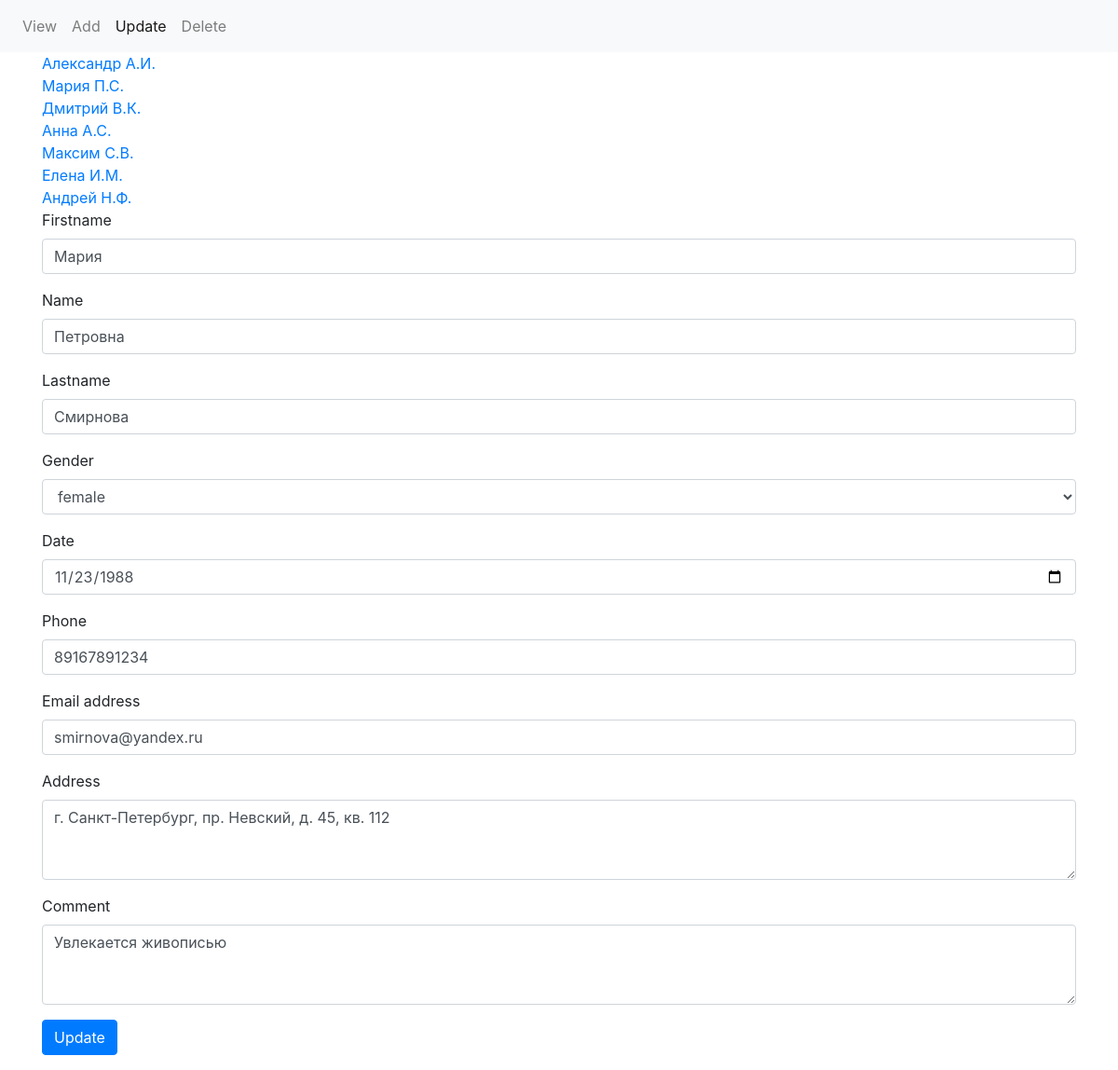
Screenshot of /?p=update&id=2 with the database file from the repository.
### tables this page shows
CREATE TABLE `friends` (
  `id` int(11) NOT NULL,
  `firstname` varchar(256) NOT NULL,
  `name` varchar(256) NOT NULL,
  `lastname` varchar(256) NOT NULL,
  `gender` varchar(256) NOT NULL,
  `date` date NOT NULL,
  `phone` bigint(20) NOT NULL,
  `address` varchar(256) NOT NULL,
  `email` varchar(256) NOT NULL,
  `comment` varchar(256) DEFAULT NULL
);

### update.php (the view, shortened to what this page needs)
<?php
    $sql = 'SELECT `id`, `firstname`,
            LEFT(`name`, 1) N, LEFT(`lastname`, 1) L
            FROM `friends`';
    $res = mysqli_query($connect, $sql);
?>
<div class="container">
    <?php while($row = mysqli_fetch_assoc($res)):?>
        <a href="?p=update&id=<?=$row['id'];?>"><?=$row['firstname'].' '.$row['N'].'.'.$row['L'].'.<br>'?></a>
    <?php endwhile;?>
    <?php if (isset($_GET['id'])) include('form.php');?>
</div>

### form.php (shortened to what this page needs)
<?php
  $sql = 'SELECT * FROM `friends` WHERE `id`='.$_GET['id'];
  $res = mysqli_query($connect, $sql);
  $row = mysqli_fetch_assoc($res);
?>
<form action="index.php" method="POST">
    <div class="form-group">
        <label for="firstname">Firstname</label>
        <input required type="text" class="form-control" id="firstname" name="firstname" value="<?=$row['firstname']?>">
  </div>
  <div class="form-group">
        <label for="name">Name</label>
        <input required type="text" class="form-control" id="name" name="name" value="<?=$row['name']?>">
  </div>
  <div class="form-group">
        <label for="lastname">Lastname</label>
        <input required type="text" class="form-control" id="lastname" name="lastname" value="<?=$row['lastname']?>">
  </div>
  <div class="form-group">
    <label for="gender">Gender</label>
    <select class="form-control" id="gender" name="gender">
      <option <?php if($row['gender'] == 'female') echo 'selected'?>>female</option>
    </select>
  </div>
  <div class="form-group">
        <label for="date">Date</label>
        <input type="date" class="form-control" id="date" name="date" value="<?=$row['date']?>">
  </div>
  <div class="form-group">
        <label for="phone">Phone</label>
        <input required type="tel" class="form-control" id="phone" name="phone" value="<?=$row['phone']?>">
  </div>
  <div class="form-group">
    <label for="email">Email address</label>
    <input required type="email" class="form-control" id="email" placeholder="name@example.com" value="<?=$row['email'];?>" name="email">
  </div>
  <div class="form-group">
    <label for="address">Address</label>
    <textarea required class="form-control" id="address" rows="3" name="address"><?=$row['address']?></textarea>
  </div>
  <div class="form-group">
    <label for="comment">Comment</label>
    <textarea class="form-control" id="comment" rows="3" name="comment"><?=$row['comment']?></textarea>
  </div>
  <button type="submit" class="btn btn-primary mb-3">Update</button>
</form>

### rows the page displays
friends: firstname "Александр", N "А", L "И"
friends: firstname "Мария", N "П", L "С", name "Петровна", lastname "Смирнова", gender "female", date "11/23/1988", phone "89167891234", email "smirnova@yandex.ru", address "г. Санкт-Петербург, пр. Невский, д. 45, кв. 112", comment "Увлекается живописью"
friends: firstname "Дмитрий", N "В", L "К"
friends: firstname "Анна", N "А", L "С"
friends: firstname "Максим", N "С", L "В"
friends: firstname "Елена", N "И", L "М"
friends: firstname "Андрей", N "Н", L "Ф"
